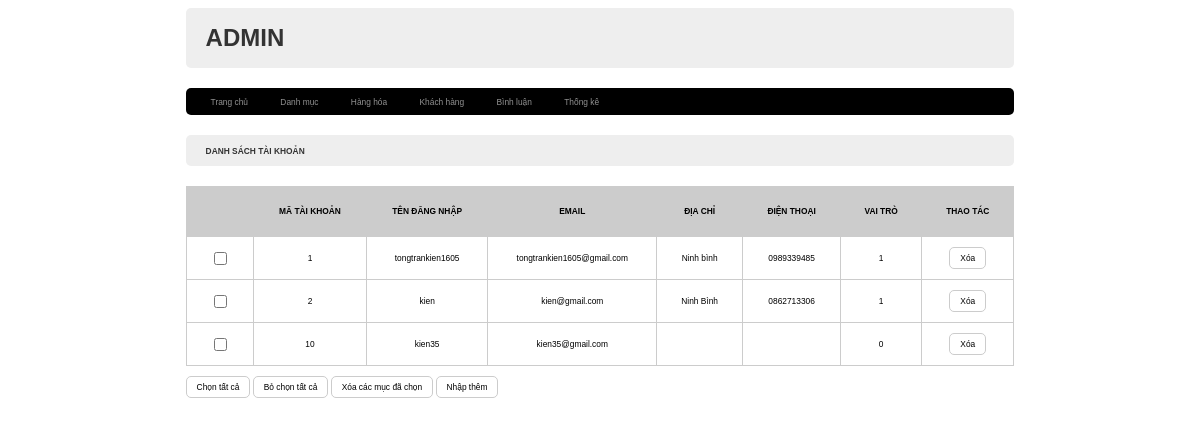
The app's page /admin/index.php?act=dskh with its own data.
### tables this page shows
CREATE TABLE `taikhoan` (
  `id` int NOT NULL,
  `user` varchar(50) NOT NULL,
  `pass` varchar(50) NOT NULL,
  `email` varchar(255) NOT NULL,
  `address` varchar(255) DEFAULT NULL,
  `tel` varchar(20) DEFAULT NULL,
  `role` tinyint NOT NULL DEFAULT '0'
);

### model/pdo.php (called while the page is built, shortened)
<?php
function pdo_get_connection(){
    $dburl = "mysql:host=localhost;dbname=duanmau;charset=utf8";
    $username = 'root';
    $password = '';
    $conn = new PDO($dburl, $username, $password);
    $conn->setAttribute(PDO::ATTR_ERRMODE, PDO::ERRMODE_EXCEPTION);
    return $conn;
}
function pdo_query($sql){
    $sql_args = array_slice(func_get_args(), 1);
    try{
        $conn = pdo_get_connection();
        $stmt = $conn->prepare($sql);
        $stmt->execute($sql_args);
        $rows = $stmt->fetchAll();
        return $rows;
    }
    catch(PDOException $e){
        throw $e;
    }
    finally{
        unset($conn);
    }
}

### model/taikhoan.php (called while the page is built, shortened)
<?php
function loadall_taikhoan()
{
    $sql = "SELECT * FROM taikhoan order by id asc";
    $listtaikhoan = pdo_query($sql);
    return $listtaikhoan;
}
?>

### admin/taikhoan/list.php (the view, shortened to what this page needs)
<div class="row">
    <div class="row formtitle">
        <h1>DANH SÁCH TÀI KHOẢN</h1>
    </div>
    <div class="row formcontent">
        <form action="#" method="post">
            <div class="row mb10 formdsloai">
                <table>
                    <tr>
                        <th></th>
                        <th>MÃ TÀI KHOẢN</th>
                        <th>TÊN ĐĂNG NHẬP</th>
                        <th>EMAIL</th>
                        <th>ĐỊA CHỈ</th>
                        <th>ĐIỆN THOẠI</th>
                        <th>VAI TRÒ</th>
                        <th>THAO TÁC</th>
                    </tr>
                    <?php foreach ($listtaikhoan as $taikhoan) {
                        extract($taikhoan);
                        $xoatk = "index.php?act=xoatk&id=".$id;
                        echo '
                            <tr>
                                <td><input type="checkbox" name="" id=""></td>
                                <td>' . $id . '</td>
                                <td>' . $user . '</td>
                                <td>' . $email . '</td>
                                <td>' . $address . '</td>
                                <td>' . $tel . '</td>
                                <td>' . $role . '</td>
                                <td>
                                <a href="' . $xoatk . '"><input type="button" value="Xóa"></a>
                                </td>
                            </tr>
                                ';
                    }
                    ?>
                </table> <br>
                <input type="button" value="Chọn tất cả">
                <input type="reset" value="Bỏ chọn tất cả">
                <input type="button" value="Xóa các mục đã chọn">
                <a href="index.php?act=addtk"><input type="button" value="Nhập thêm"></a>
            </div>
        </form>
    </div>
</div>

### view/css/style.css (style rules this page uses)
* { box-sizing: border-box; font-family: sans-serif; font-size: 0.7vw; }
.row { float: left; width: 100%; }
.mb10 { margin-bottom: 10px; }
.formtaikhoan input[type="submit"], .formtaikhoan input[type="reset"], .formcontent input[type="submit"], .formcontent input[type="reset"], .formcontent input[type="button"], .formcontent input[type="password"] { padding: 5px 10px; border-radius: 5px; background-color: white; border: 1px #ccc solid; }
.formtitle { background-color: #eee; border-radius: 1px #ccc solid; color: #333; border-radius: 5px; padding: 5px 20px; }
.formcontent { padding: 20px 0px; }
.formdsloai table { width: 100%; border-collapse: collapse; }
.formdsloai table th { padding: 20px; background-color: #ccc; }
.formdsloai table td { padding: 10px 20px; border: 1px solid #ccc; }
td { text-align: center; }

### records on screen
taikhoan: id "1", user "tongtrankien1605", email "tongtrankien1605@gmail.com", address "Ninh bình", tel "0989339485", role "1"
taikhoan: id "2", user "kien", email "kien@gmail.com", address "Ninh Bình", tel "0862713306", role "1"
taikhoan: id "10", user "kien35", email "kien35@gmail.com", role "0"
